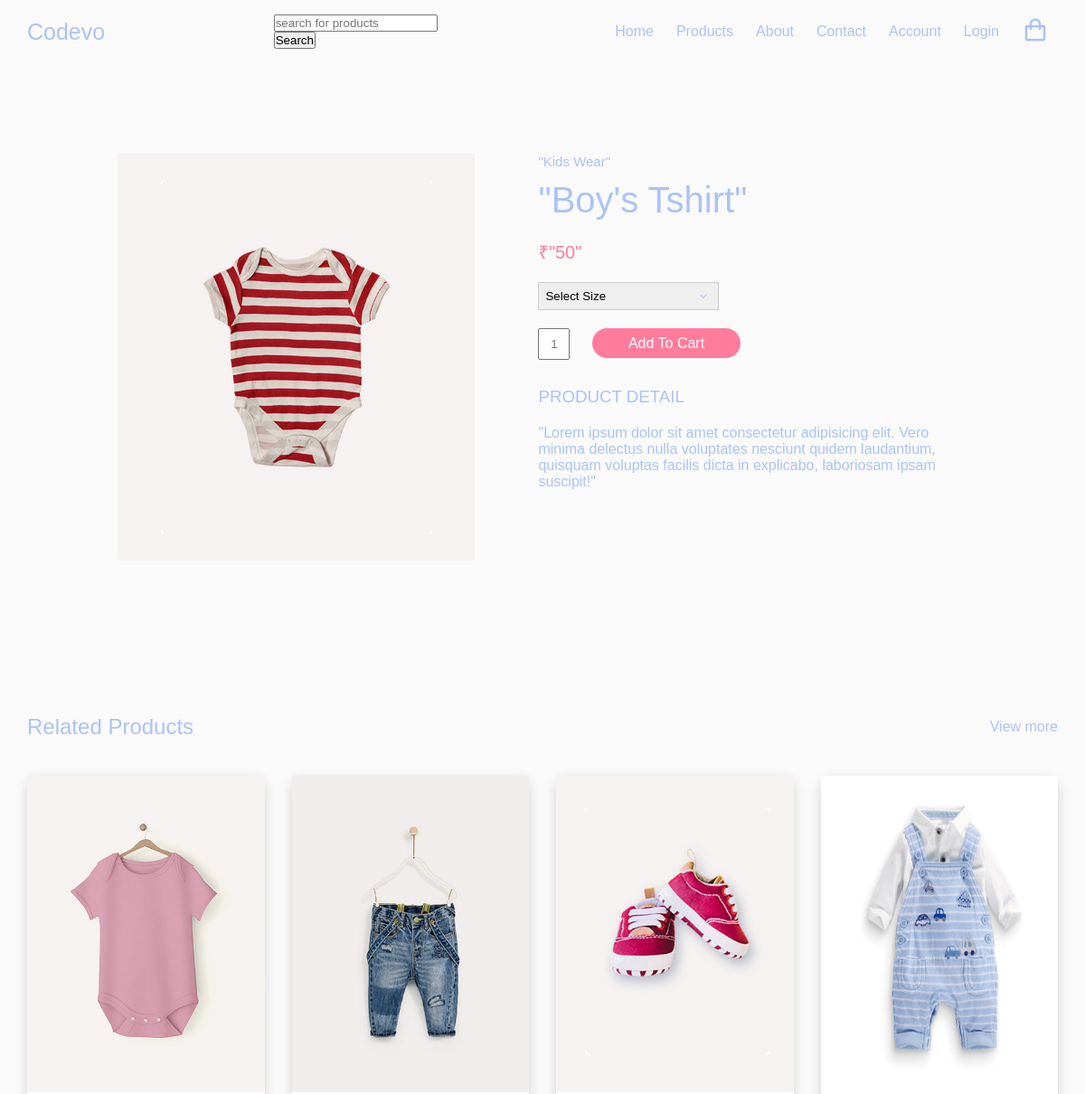
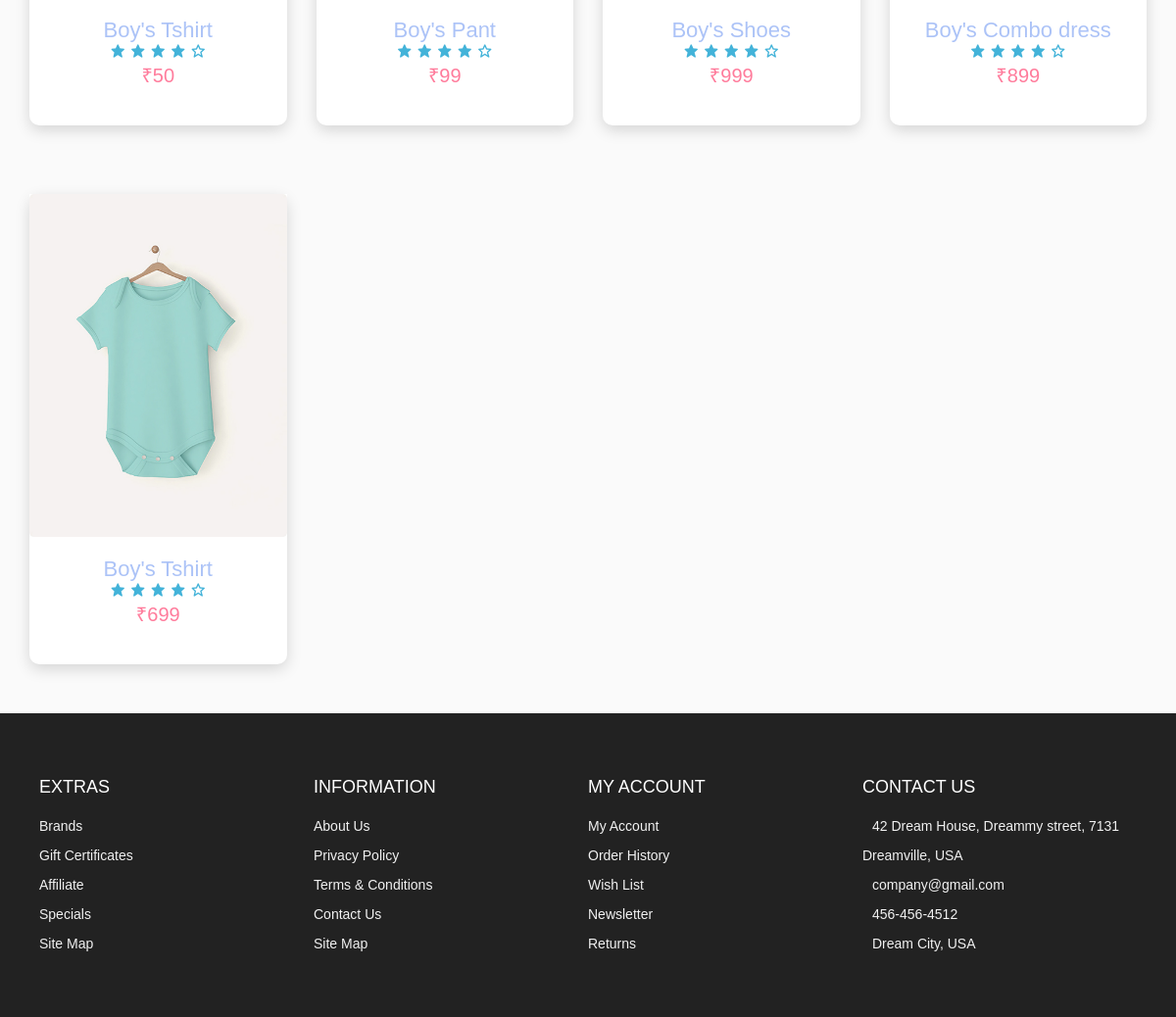
/product/1/, run on the app's committed database (2 pictures, top to bottom).
### shop/models.py (models this page shows, shortened)
class products(models.Model):
    product_name = models.CharField(max_length=500)
    price = models.IntegerField()
    category = models.CharField(max_length=100)
    product_details = models.TextField()
    image = models.ImageField(upload_to='products')

### shop/views.py (the view)
# urls.py: path("product/<int:id>/", views.detail_Product, name="detail_product"),
def detail_Product(request,id) :
    product = get_object_or_404(products, id=id)
    related_products = products.objects.filter(category=product.category).exclude(id=product.id)
    context = {
        'product': product,
        'related_products': related_products
    }
    return render(request, 'product-details.html', context)

### shop/templates/product-details.html (shortened to what this page needs)
{% load static %}
<!DOCTYPE html>
<html lang="en">
<head>
  <link rel="stylesheet" href="https://cdn.jsdelivr.net/npm/boxicons@latest/css/boxicons.min.css" />
  <link rel="stylesheet" href="https://cdnjs.cloudflare.com/ajax/libs/Glide.js/3.4.1/css/glide.core.css" />
  <link rel="stylesheet" href={%static "css/styles.css"%}/>
</head>
<body>
  <nav class="nav">
    <div class="navigation container">
      <div class="logo">
        <h1>Codevo</h1>
      </div>
        <div class="row">
          <div class="col-md-12">
             <form class="card card-sm" action="{% url 'product' %}">
                  <div id= "search-container">
                      <div>
                         <input type="search" name="product_name" placeholder="search for products">
                      </div>
                      <div>
                         <button id= "search-btn" type="submit">Search</button>
                      </div>
                  </div>
              </form>
          </div>
        </div>
      <div class="menu">
        <ul class="nav-list">
          <li class="nav-item">
            <a href="{% url 'home' %}"  class="nav-link">Home</a>
          </li>
          <li class="nav-item">
            <a href="{% url 'product' %}" class="nav-link">Products</a>
          </li>
          <li class="nav-item">
            <a href="#about" class="nav-link">About</a>
          </li>
          <li class="nav-item">
            <a href="{% url 'contact' %}" class="nav-link">Contact</a>
          </li>
          <li class="nav-item">
            <a href="#account" class="nav-link">Account</a>
          </li>
          {% if user.is_authenticated %}
          <li class="nav-item">
          <form id="logout-form" action="{% url 'logout' %}" method="post" style="display: none;">
          {% csrf_token %}
          <button type="submit">Logout</button>
          </form>
          <a href="#" class="nav-link" onclick="document.getElementById('logout-form').submit();">Logout</a>
          </li>
          {% else %}
          <li class="nav-item"><a href="{% url 'login' %}" class="nav-link">Login</a></li>
          {% endif %}
          <li class="nav-item">
            <a href="{% url 'cart' %}" class="nav-link icon"><i class="bx bx-shopping-bag"></i></a>
          </li>
        </ul>
      </div>
    </div>
  </nav>
  <section class="section product-detail">
    <div class="details container-md">
      <div class="left">
        <div class="main">
          <img src="{{product.image.url}}" alt="">
        </div>
      </div>
      <div class="right">
        <span>"{{product.category}}"</span>
        <h1>"{{product.product_name}}"</h1>
        <div class="price">&#8377"{{product.price}}"</div>
        <form>
          <div>
            <select>
              <option value="Select Size" selected disabled>Select Size</option>
            </select>
            <span><i class='bx bx-chevron-down'></i></span>
          </div>
        </form>
        <form class="form">
          <input type="text" placeholder="1">
          <a href="cart.html" class="addCart">Add To Cart</a>
        </form>
        <h3>Product Detail</h3>
        <p>"{{product.product_details}}"</p>
      </div>
    </div>
  </section>
  <section class="section featured">
    <div class="top container">
      <h1>Related Products</h1>
      <a href="#" class="view-more">View more</a>
    </div>
    <div class="product-center container">
      {% for relObject in related_products %}
      <div class="product">
        <div class="product-header">
          <img src="{{relObject.image.url}}" alt="">
        </div>
        <div class="product-footer">
          <a href="{% url 'detail_product' relObject.id %}"><h3>{{relObject.product_name}}</h3></a>
          <div class="rating">
            <i class="bx bxs-star"></i>
            <i class="bx bxs-star"></i>
            <i class="bx bxs-star"></i>
            <i class="bx bxs-star"></i>
            <i class="bx bx-star"></i>
          </div>
          <h4 class="price">&#8377{{relObject.price}}</h4>
        </div>
      </div>
      {% endfor %}
    </div>
  </section>
  <footer id="footer" class="section footer">
    <div class="container">
      <div class="footer-container">
        <div class="footer-center">
          <h3>EXTRAS</h3>
          <a href="#">Brands</a>
          <a href="#">Gift Certificates</a>
          <a href="#">Affiliate</a>
          <a href="#">Specials</a>
          <a href="#">Site Map</a>
        </div>
        <div class="footer-center">
          <h3>INFORMATION</h3>
          <a href="#">About Us</a>
          <a href="#">Privacy Policy</a>
          <a href="#">Terms & Conditions</a>
          <a href="#">Contact Us</a>
          <a href="#">Site Map</a>
        </div>
        <div class="footer-center">
          <h3>MY ACCOUNT</h3>
          <a href="#">My Account</a>
          <a href="#">Order History</a>
          <a href="#">Wish List</a>
          <a href="#">Newsletter</a>
          <a href="#">Returns</a>
        </div>
        <div class="footer-center">
          <h3>CONTACT US</h3>
          <div>
            42 Dream House, Dreammy street, 7131 Dreamville, USA
          </div>
          <div>
            company@gmail.com
          </div>
          <div>
            456-456-4512
          </div>
          <div>
            Dream City, USA
          </div>
        </div>
      </div>
    </div>
  </footer>
</body>
</html>

### shop/static/css/styles.css (style rules this page uses)
:root { --white: #fff; --black: #222; --pink: #f60091; --grey: #444; --grey2: #959595; --grey-alt: #d1e2e9; --yellow: #ffd800; --green: #59b210; }
*, *::before, *::after { margin: 0; padding: 0; box-sizing: inherit; }
html { scroll-behavior: smooth; box-sizing: border-box; font-size: 62.5%; }
body { font-family: "Poppins", sans-serif; font-size: 1.6rem; font-weight: 400; background-color: #fafafa; color: #acc3f7; position: relative; z-index: 1; }
h1, h2, h3, h4 { font-weight: 500; }
a { color: inherit; text-decoration: none; }
img { max-width: 100%; }
li { list-style: none; }
.container { max-width: 120rem; margin: 0 auto; }
.container-md { max-width: 100rem; margin: 0 auto; }
@media only screen and (max-width: 1200px) { .container { padding: 0 3rem; } }
@media only screen and (max-width: 1200px) { .container-md { padding: 0 3rem; } }
.nav { padding: 1.6rem 0; }
.navigation { display: flex; align-items: center; justify-content: space-between; }
.logo h1 { font-size: 2.5rem; }
.nav-list { display: flex; align-items: center; }
.nav-item:not(:last-child) { margin-right: 0.5rem; }
.nav-link:link, .nav-link:visited { padding: 0.8rem 1rem; transition: all 300ms ease-in-out; }
.nav-link.icon { font-size: 3rem; }
.section { padding: 10rem 0 5rem 0; }
.product-center { display: grid; grid-template-columns: repeat(auto-fit, minmax(25rem, 1fr)); gap: 7rem 3rem; }
.product { height: 48rem; background-color: #fff; box-shadow: 0 0.5rem 1.5rem rgba(0, 0, 0, 0.15); border-radius: 1rem; text-align: center; transition: all 300ms ease-in-out; }
.product-header { position: relative; height: 35rem; background-color: #f6f2f1; transition: all 300ms ease-in-out; z-index: 0; }
.product-header img { height: 100%; }
.product-footer { padding: 2rem 1.6rem 1.6rem 1.6rem; }
.product-footer h3 { font-size: 2.2rem; }
.rating { color: #43b3d9; }
.product-footer .price { color: #ff7c9c; font-size: 2rem; }
.footer { background-color: var(--black); padding: 6rem 1rem; line-height: 3rem; }
.footer-container { display: grid; grid-template-columns: repeat(4, 1fr); color: var(--white); }
.footer-center a:link, .footer-center a:visited { display: block; color: #f1f1f1; font-size: 1.4rem; transition: 0.6s; }
.footer-center div { color: #f1f1f1; font-size: 1.4rem; }
.footer-center h3 { font-size: 1.8rem; font-weight: 400; margin-bottom: 1rem; }
.section .top { display: flex; align-items: center; justify-content: space-between; margin-bottom: 4rem; }
form { position: relative; z-index: 1; }
form span { position: absolute; top: 50%; right: 1rem; transform: translateY(-50%); font-size: 2rem; z-index: 0; }
.product-detail .details { display: grid; grid-template-columns: 1fr 1.2fr; gap: 7rem; }
.product-detail .left { display: flex; flex-direction: column; }
.product-detail .left .main { text-align: center; background-color: #f6f2f1; margin-bottom: 2rem; height: 45rem; padding: 3rem; }
.product-detail .left .main img { object-fit: contain; height: 100%; }
.product-detail .right span { display: inline-block; font-size: 1.5rem; margin-bottom: 1rem; }
.product-detail .right h1 { font-size: 4rem; line-height: 1.2; margin-bottom: 2rem; }
.product-detail .right .price { font-size: 600; font-size: 2rem; color: #ff7c9c; margin-bottom: 2rem; }
.product-detail .right div { display: inline-block; position: relative; z-index: 1; }
.product-detail .right select { font-family: "Poppins", sans-serif; width: 20rem; padding: 0.7rem; border: 1px solid #ccc; appearance: none; outline: none; }
.product-detail form { margin-bottom: 2rem; }
.product-detail form span { position: absolute; top: 50%; right: 1rem; transform: translateY(-50%); font-size: 2rem; z-index: 0; }
.product-detail .form { margin-bottom: 3rem; }
.product-detail .form input { padding: 0.8rem; text-align: center; width: 3.5rem; margin-right: 2rem; }
.product-detail .form .addCart { background: #ff7c9c; padding: 0.8rem 4rem; color: #fff; border-radius: 3rem; }
.product-detail h3 { text-transform: uppercase; margin-bottom: 2rem; }

### data on the page
products: image (picture), category "Kids Wear", product_name "Boy's Tshirt", price "50", product_details "Lorem ipsum dolor sit amet consectetur adipisicing elit. Vero minima delectus nulla voluptates nesciunt quidem laudantium, quisquam voluptas facilis dicta in explicabo, laboriosam ipsam suscipit!"
products: image (picture), product_name "Boy's Tshirt", price "50"
products: image (picture), product_name "Boy's Pant", price "99"
products: image (picture), product_name "Boy's Shoes", price "999"
products: image (picture), product_name "Boy's Combo dress", price "899"
products: image (picture), product_name "Boy's Tshirt", price "699"
